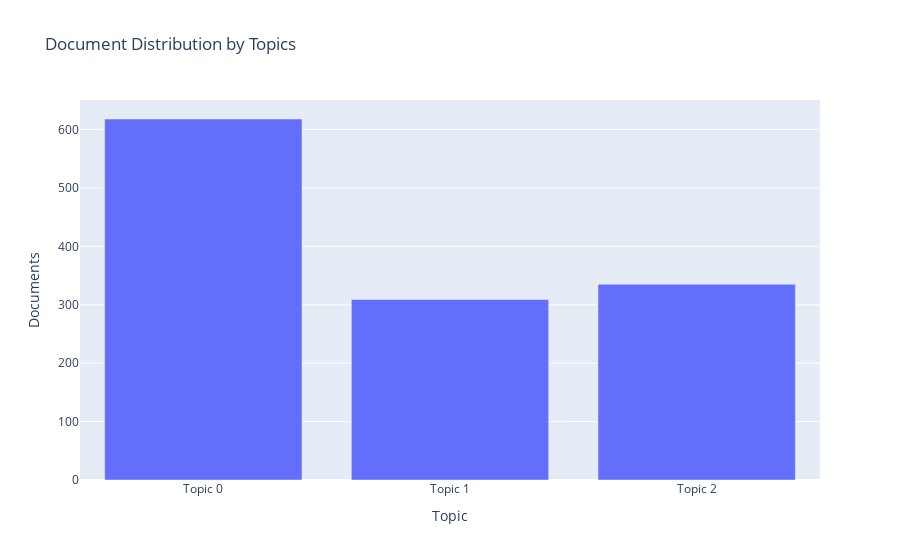

Write notebook code for a chart like this one.
### Code cell
plot_model(lda, plot = 'topic_distribution')

### Figure 1 — Plotly figure (JSON) as saved in the notebook; plotly's stock layout.template omitted (floating-point values rounded to 4 significant figures)
{"data": [{"alignmentgroup": "True", "customdata": [["app, work, support, review, use, help, time, email, customer, go"], ["product, customer, order, use, app, make, would, option, discount, get"], ["app, work, good, use, product, store, customer, seem, support, make"]], "hovertemplate": "Topic=%{x}<br>Documents=%{y}<br>Keyword=%{customdata[0]}<extra></extra>", "legendgroup": "", "marker": {"color": "#636efa", "pattern": {"shape": ""}}, "name": "", "offsetgroup": "", "orientation": "v", "showlegend": false, "textposition": "auto", "type": "bar", "x": ["Topic 0", "Topic 1", "Topic 2"], "xaxis": "x", "y": [618, 309, 335], "yaxis": "y"}], "layout": {"barmode": "relative", "legend": {"tracegroupgap": 0}, "title": {"text": "Document Distribution by Topics"}, "xaxis": {"anchor": "y", "domain": [0, 1], "title": {"text": "Topic"}}, "yaxis": {"anchor": "x", "domain": [0, 1], "title": {"text": "Documents"}}}}
